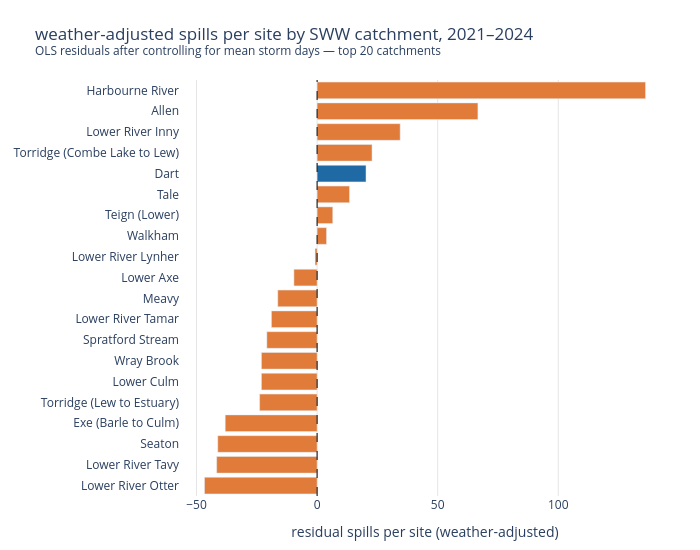

The notebook cell saved with this chart:
### Code cell
# interactive plotly version of the section 5b residual bar chart - replicates the matplotlib version made above with hover tooltips showing exact residual values per catchment
plot_data = sww_cross.sort_values('residual', ascending=True)  # sorts ascending so highest residual catchment appears at the top of the horizontal bar chart
bar_colours = [COLOUR_DART if c == 'Dart' else COLOUR_SWW for c in plot_data['catchment_name']]  # assigns blue to dart and orange to all others
fig = go.Figure()

fig.add_trace(go.Bar(
    x=plot_data['residual'], # residual values on x axis - determines bar length and direction
    y=plot_data['catchment_name'], # catchment names on y axis - one bar per catchment
    orientation='h', # horizontal bar chart to match matplotlib version
    marker_color=bar_colours, # colours matched to matplotlib version
    hovertemplate='<b>%{y}</b><br>residual: %{x:.2f}<extra></extra>', # hover shows catchment name and residual to 2 decimal places
))

fig.add_vline(x=0, line_dash='dash', line_color='black', line_width=1)  # vertical dashed line at zero - positive means more spills than storm pressure predicts

fig.update_layout(
    title='weather-adjusted spills per site by SWW catchment, 2021–2024<br><sup>OLS residuals after controlling for mean storm days — top 20 catchments</sup>',  # matches matplotlib title
    xaxis_title='residual spills per site (weather-adjusted)', # matches matplotlib x axis label
    yaxis_title=None, # no y axis label needed - catchment names are self explanatory
    height=550, # height in pixels - chosen to give each bar comfortable spacing
    margin=dict(l=180, r=30, t=80, b=50), # left margin extended to accommodate long catchment names
    plot_bgcolor='white', # white plot background to match seaborn whitegrid style
    paper_bgcolor='white',  # white paper background
    width=700, # constrains chart width to match matplotlib figure width
    showlegend=False,) # no legend needed - dart is identifiable by colour and hover tooltip

fig.update_xaxes(showgrid=True, gridcolor='#e5e5e5', zeroline=False) # light grey grid lines on x axis - zeroline handled by vline above
fig.update_yaxes(showgrid=False) # no grid lines on y axis

print('The chart below is interactive - hover over any bar to see exact values.') # signpost printed directly above the chart output
fig.show()

### Figure 1 — Plotly figure (JSON) as saved in the notebook; plotly's stock layout.template omitted (floating-point values rounded to 4 significant figures)
{"data": [{"hovertemplate": "<b>%{y}</b><br>residual: %{x:.2f}<extra></extra>", "marker": {"color": ["#e07b39", "#e07b39", "#e07b39", "#e07b39", "#e07b39", "#e07b39", "#e07b39", "#e07b39", "#e07b39", "#e07b39", "#e07b39", "#e07b39", "#e07b39", "#e07b39", "#e07b39", "#1f6aa5", "#e07b39", "#e07b39", "#e07b39", "#e07b39"]}, "orientation": "h", "type": "bar", "x": [-46.69, -41.64, -41.18, -38.1, -23.83, -23.09, -23.08, -20.84, -18.93, -16.3, -9.613, -0.8578, 3.912, 6.486, 13.43, 20.28, 22.77, 34.44, 66.67, 136.2], "y": ["Lower River Otter", "Lower River Tavy", "Seaton", "Exe (Barle to Culm)", "Torridge (Lew to Estuary)", "Lower Culm", "Wray Brook", "Spratford Stream", "Lower River Tamar", "Meavy", "Lower Axe", "Lower River Lynher", "Walkham", "Teign (Lower)", "Tale", "Dart", "Torridge (Combe Lake to Lew)", "Lower River Inny", "Allen", "Harbourne River"]}], "layout": {"height": 550, "margin": {"b": 50, "l": 180, "r": 30, "t": 80}, "paper_bgcolor": "white", "plot_bgcolor": "white", "shapes": [{"line": {"color": "black", "dash": "dash", "width": 1}, "type": "line", "x0": 0, "x1": 0, "xref": "x", "y0": 0, "y1": 1, "yref": "y domain"}], "showlegend": false, "title": {"text": "weather-adjusted spills per site by SWW catchment, 2021–2024<br><sup>OLS residuals after controlling for mean storm days — top 20 catchments</sup>"}, "width": 700, "xaxis": {"autorange": true, "gridcolor": "#e5e5e5", "range": [-56.85, 146.3], "showgrid": true, "title": {"text": "residual spills per site (weather-adjusted)"}, "type": "linear", "zeroline": false}, "yaxis": {"autorange": true, "range": [-0.5, 19.5], "showgrid": false, "title": {}, "type": "category"}}}
